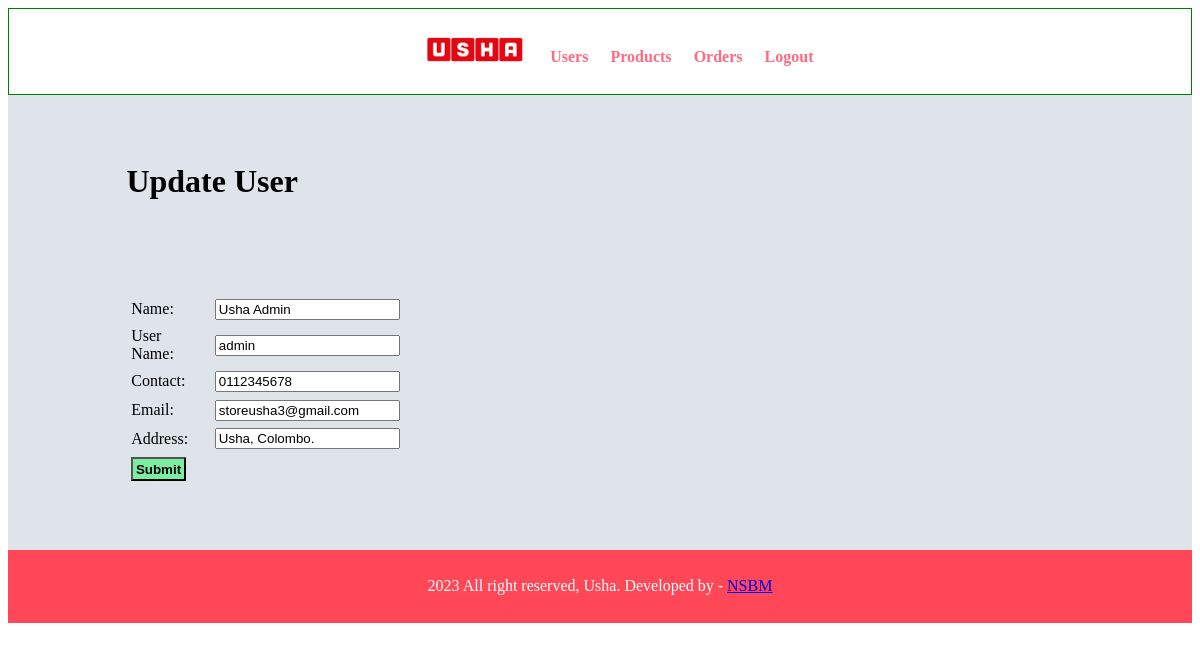
The app's page /admin/update-admin.php?id=9 with its own data.
### tables this page shows
CREATE TABLE `user` (
  `id` int(11) NOT NULL,
  `phone` text NOT NULL,
  `business_name` varchar(25) NOT NULL,
  `address` varchar(25) NOT NULL,
  `name` varchar(50) NOT NULL,
  `email` text NOT NULL,
  `password` varchar(50) NOT NULL,
  `username` varchar(50) NOT NULL
);

### admin/update-admin.php (the view, shortened to what this page needs)
<?php include('partials/menu.php'); ?>
<div class="main-content" >
    <div class="wrapper">
        <h1>Update User</h1>
        <br><br>
        <?php
            $id = $_GET['id'];
            $sql = "SELECT * FROM user WHERE id = $id";
            $res = mysqli_query($conn, $sql);
            if($res==true)
            {
                $count = mysqli_num_rows($res);
                if($count==1)
                {
                    $row = mysqli_fetch_assoc($res);
                    $name = $row['name'];
                    $username = $row['username'];
                    $contact = $row['phone'];
                    $email = $row['email'];
                    $address = $row['address'];
                }
                else
                {
                    header('location:'.SITEURL.'admin/manage-admin.php');
                }
            }
        ?>
        <br><br>
        <form action="" method="POST">
    <table class="tbl-30">
        <tr>
            <td>Name: </td>
            <td>
                <input type="text" name="name" value="<?php echo $name; ?>" />
            </td>
        </tr>
        <tr>
            <td>User Name: </td>
            <td>
                <input type="text" name="username" value="<?php echo $username; ?>" />
            </td>
        </tr>
        <tr>
            <td>Contact: </td>
            <td>
                <input type="text" name="phone" value="<?php echo $contact; ?>" />
            </td>
        </tr>
        <tr>
            <td>Email: </td>
            <td>
                <input type="text" name="email" value="<?php echo $email; ?>" />
            </td>
        </tr>
        <tr>
            <td>Address: </td>
            <td>
                <input type="text" name="address" value="<?php echo $address; ?>" />
            </td>
        </tr>
        <tr>
            <td colspan="2" >
                <input type="submit" name="submit" value="Submit" class="btn-secondary" />
            </td>
        </tr>
    </table>
</form>
    </div>
</div>
<?php include('partials/footer.php'); ?>

### css/admin.css (style rules this page uses)
.wrapper { padding: 1%; width: 80%; margin: 0 auto; }
.tbl-30 { width: 30%; }
table tr td { padding: 1%; }
.btn-secondary { background-color: #7bed9f; padding: 1%; color: black; text-decoration: none; font-weight: bold; }
.main-content { padding: 3% 0; background-color: #dfe4ea; }

### records on screen
user: name "Usha Admin", username "admin", phone "0112345678", email "storeusha3@gmail.com", address "Usha, Colombo."
